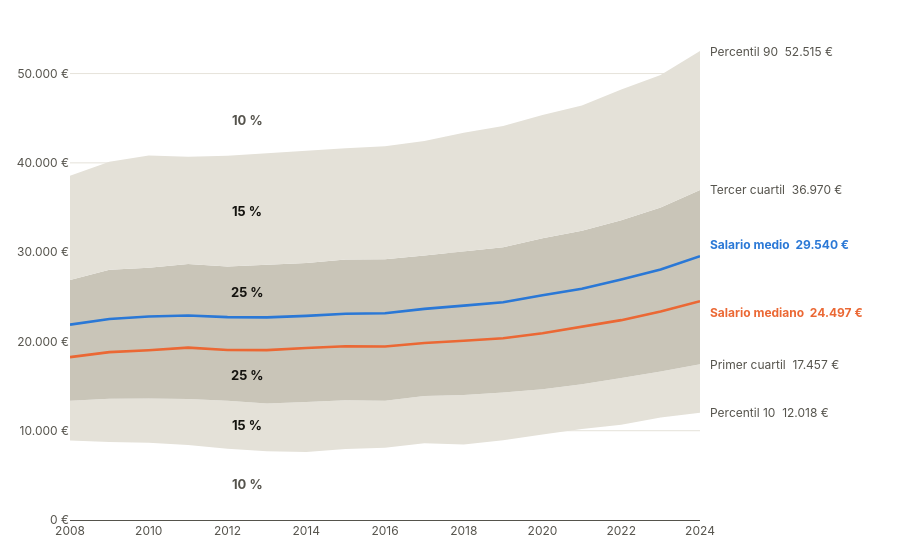

Notebook code cell kept with this figure:
### Markdown cell above
## 4. Gráfico

- **Franjas:** las claras van del percentil 10 al primer cuartil y del tercer cuartil al percentil 90 (un 15 % de los asalariados cada una); la oscura, del primer al tercer cuartil (el 50 %, que la mediana parte en dos mitades del 25 %). Por debajo del percentil 10 y por encima del 90 queda un 10 % en cada extremo. El porcentaje va escrito en el centro de cada franja.
- **Líneas:** la mediana en naranja y la media en azul.
- **Etiquetas directas** a la derecha, con el valor de 2024, para no necesitar leyenda.
- **Interacción:** al pasar el ratón por un año, un recuadro muestra los seis valores de ese año, ordenados de mayor a menor.
- El eje vertical empieza en 0 porque son euros: así la altura de cada franja es proporcional a la diferencia real de sueldos.

### Code cell
x = nac.index
fig = go.Figure()

# Franjas (sin recuadro al pasar el ratón: los valores salen en las líneas de abajo)
fig.add_trace(go.Scatter(x=x, y=nac.p10, mode="lines", line=dict(width=0), hoverinfo="skip", showlegend=False))
fig.add_trace(go.Scatter(x=x, y=nac.q1, mode="lines", line=dict(width=0), fill="tonexty",
                         fillcolor=BANDA_CLARA, hoverinfo="skip", showlegend=False))
fig.add_trace(go.Scatter(x=x, y=nac.q3, mode="lines", line=dict(width=0), fill="tonexty",
                         fillcolor=BANDA_OSCURA, hoverinfo="skip", showlegend=False))
fig.add_trace(go.Scatter(x=x, y=nac.p90, mode="lines", line=dict(width=0), fill="tonexty",
                         fillcolor=BANDA_CLARA, hoverinfo="skip", showlegend=False))

# Valores al pasar el ratón. Plotly los lista en orden inverso al de las capas,
# así que se añaden de menor a mayor para que el recuadro salga de mayor a menor.
series = [("p90", "Percentil 90", TINTA2, 0), ("q3", "Tercer cuartil", TINTA2, 0),
          ("media", "Salario medio", AZUL, 2.6), ("mediana", "Salario mediano", NARANJA, 2.6),
          ("q1", "Primer cuartil", TINTA2, 0), ("p10", "Percentil 10", TINTA2, 0)]
for col, nombre, color, grosor in reversed(series):
    fig.add_trace(go.Scatter(
        x=x, y=nac[col], name=nombre, mode="lines", showlegend=False,
        line=dict(color=color, width=grosor if grosor else 0.01),
        hovertemplate=f"{nombre}: %{{y:,.0f}} €<extra></extra>"))

# Etiquetas directas a la derecha (2024)
anot = []
desplaza = {"media": 1300, "mediana": -1300}
for col, nombre, color, grosor in series:
    v = nac.loc[2024, col]
    anot.append(dict(x=2024, y=v + desplaza.get(col, 0), xanchor="left", xshift=8, showarrow=False,
                     text=(f"<b>{nombre}  {euros(v)}</b>" if grosor else f"{nombre}  {euros(v)}"),
                     font=dict(size=12, color=color)))

# Porcentaje de asalariados en cada franja, escrito en su centro (año 2012)
f = nac.loc[2012]
rotulos = [(f.p10 / 2, "10 %", TINTA2), ((f.p10 + f.q1) / 2, "15 %", TINTA),
           ((f.q1 + f.mediana) / 2, "25 %", TINTA), ((f.media + f.q3) / 2, "25 %", TINTA),
           ((f.q3 + f.p90) / 2, "15 %", TINTA), (f.p90 + 4000, "10 %", TINTA2)]
for y, texto, color in rotulos:
    anot.append(dict(x=2012.5, y=y, text=f"<b>{texto}</b>", showarrow=False, font=dict(size=13, color=color)))

fig.update_layout(
    annotations=anot,
    xaxis=dict(range=[2008, 2024], dtick=2, showgrid=False, zeroline=False, linecolor=TINTA2,
               fixedrange=True, hoverformat="d"),
    yaxis=dict(range=[0, 56000], dtick=10000, tickformat=",.0f", ticksuffix=" €", gridcolor="#E6E3DA",
               zeroline=False, fixedrange=True),
    hovermode="x unified", hoverlabel=dict(font_size=13, bgcolor="white", bordercolor=GRIS),
    font=dict(family="Inter, system-ui, -apple-system, Segoe UI, sans-serif", color=TINTA2, size=12),
    paper_bgcolor="white", plot_bgcolor="white", height=560, separators=",.",
    margin=dict(l=70, r=200, t=20, b=40),
)
fig.show(config={"displaylogo": False})

### Figure 1 — Plotly figure (JSON) as saved in the notebook; plotly's stock layout.template omitted (floating-point values rounded to 4 significant figures)
{"data": [{"hoverinfo": "skip", "line": {"width": 0}, "mode": "lines", "showlegend": false, "type": "scatter", "x": [2008, 2009, 2010, 2011, 2012, 2013, 2014, 2015, 2016, 2017, 2018, 2019, 2020, 2021, 2022, 2023, 2024], "y": [8904.0, 8723.0, 8644.0, 8402.0, 7979.0, 7692.0, 7626.0, 7962.0, 8095.0, 8584.0, 8457.0, 8943.0, 9587.0, 10190.0, 10660.0, 11470.0, 12020.0]}, {"fill": "tonexty", "fillcolor": "#E4E1D8", "hoverinfo": "skip", "line": {"width": 0}, "mode": "lines", "showlegend": false, "type": "scatter", "x": [2008, 2009, 2010, 2011, 2012, 2013, 2014, 2015, 2016, 2017, 2018, 2019, 2020, 2021, 2022, 2023, 2024], "y": [13340.0, 13590.0, 13600.0, 13550.0, 13370.0, 13040.0, 13220.0, 13410.0, 13370.0, 13900.0, 14000.0, 14270.0, 14640.0, 15220.0, 15910.0, 16630.0, 17460.0]}, {"fill": "tonexty", "fillcolor": "#C9C5B8", "hoverinfo": "skip", "line": {"width": 0}, "mode": "lines", "showlegend": false, "type": "scatter", "x": [2008, 2009, 2010, 2011, 2012, 2013, 2014, 2015, 2016, 2017, 2018, 2019, 2020, 2021, 2022, 2023, 2024], "y": [26870.0, 28020.0, 28260.0, 28660.0, 28400.0, 28560.0, 28780.0, 29160.0, 29190.0, 29630.0, 30060.0, 30560.0, 31550.0, 32390.0, 33560.0, 34990.0, 36970.0]}, {"fill": "tonexty", "fillcolor": "#E4E1D8", "hoverinfo": "skip", "line": {"width": 0}, "mode": "lines", "showlegend": false, "type": "scatter", "x": [2008, 2009, 2010, 2011, 2012, 2013, 2014, 2015, 2016, 2017, 2018, 2019, 2020, 2021, 2022, 2023, 2024], "y": [38560.0, 40120.0, 40810.0, 40680.0, 40810.0, 41110.0, 41350.0, 41650.0, 41860.0, 42450.0, 43380.0, 44130.0, 45360.0, 46430.0, 48220.0, 49840.0, 52520.0]}, {"hovertemplate": "Percentil 10: %{y:,.0f} €<extra></extra>", "line": {"color": "#55534C", "width": 0.01}, "mode": "lines", "name": "Percentil 10", "showlegend": false, "type": "scatter", "x": [2008, 2009, 2010, 2011, 2012, 2013, 2014, 2015, 2016, 2017, 2018, 2019, 2020, 2021, 2022, 2023, 2024], "y": [8904.0, 8723.0, 8644.0, 8402.0, 7979.0, 7692.0, 7626.0, 7962.0, 8095.0, 8584.0, 8457.0, 8943.0, 9587.0, 10190.0, 10660.0, 11470.0, 12020.0]}, {"hovertemplate": "Primer cuartil: %{y:,.0f} €<extra></extra>", "line": {"color": "#55534C", "width": 0.01}, "mode": "lines", "name": "Primer cuartil", "showlegend": false, "type": "scatter", "x": [2008, 2009, 2010, 2011, 2012, 2013, 2014, 2015, 2016, 2017, 2018, 2019, 2020, 2021, 2022, 2023, 2024], "y": [13340.0, 13590.0, 13600.0, 13550.0, 13370.0, 13040.0, 13220.0, 13410.0, 13370.0, 13900.0, 14000.0, 14270.0, 14640.0, 15220.0, 15910.0, 16630.0, 17460.0]}, {"hovertemplate": "Salario mediano: %{y:,.0f} €<extra></extra>", "line": {"color": "#EB6834", "width": 2.6}, "mode": "lines", "name": "Salario mediano", "showlegend": false, "type": "scatter", "x": [2008, 2009, 2010, 2011, 2012, 2013, 2014, 2015, 2016, 2017, 2018, 2019, 2020, 2021, 2022, 2023, 2024], "y": [18240.0, 18800.0, 19020.0, 19300.0, 19040.0, 19030.0, 19260.0, 19470.0, 19430.0, 19830.0, 20080.0, 20350.0, 20920.0, 21640.0, 22380.0, 23350.0, 24500.0]}, {"hovertemplate": "Salario medio: %{y:,.0f} €<extra></extra>", "line": {"color": "#2A78D6", "width": 2.6}, "mode": "lines", "name": "Salario medio", "showlegend": false, "type": "scatter", "x": [2008, 2009, 2010, 2011, 2012, 2013, 2014, 2015, 2016, 2017, 2018, 2019, 2020, 2021, 2022, 2023, 2024], "y": [21880.0, 22510.0, 22790.0, 22900.0, 22730.0, 22700.0, 22860.0, 23110.0, 23160.0, 23650.0, 24010.0, 24400.0, 25170.0, 25900.0, 26950.0, 28050.0, 29540.0]}, {"hovertemplate": "Tercer cuartil: %{y:,.0f} €<extra></extra>", "line": {"color": "#55534C", "width": 0.01}, "mode": "lines", "name": "Tercer cuartil", "showlegend": false, "type": "scatter", "x": [2008, 2009, 2010, 2011, 2012, 2013, 2014, 2015, 2016, 2017, 2018, 2019, 2020, 2021, 2022, 2023, 2024], "y": [26870.0, 28020.0, 28260.0, 28660.0, 28400.0, 28560.0, 28780.0, 29160.0, 29190.0, 29630.0, 30060.0, 30560.0, 31550.0, 32390.0, 33560.0, 34990.0, 36970.0]}, {"hovertemplate": "Percentil 90: %{y:,.0f} €<extra></extra>", "line": {"color": "#55534C", "width": 0.01}, "mode": "lines", "name": "Percentil 90", "showlegend": false, "type": "scatter", "x": [2008, 2009, 2010, 2011, 2012, 2013, 2014, 2015, 2016, 2017, 2018, 2019, 2020, 2021, 2022, 2023, 2024], "y": [38560.0, 40120.0, 40810.0, 40680.0, 40810.0, 41110.0, 41350.0, 41650.0, 41860.0, 42450.0, 43380.0, 44130.0, 45360.0, 46430.0, 48220.0, 49840.0, 52520.0]}], "layout": {"annotations": [{"font": {"color": "#55534C", "size": 12}, "showarrow": false, "text": "Percentil 90  52.515 €", "x": 2024, "xanchor": "left", "xshift": 8, "y": 52520.0}, {"font": {"color": "#55534C", "size": 12}, "showarrow": false, "text": "Tercer cuartil  36.970 €", "x": 2024, "xanchor": "left", "xshift": 8, "y": 36970.0}, {"font": {"color": "#2A78D6", "size": 12}, "showarrow": false, "text": "<b>Salario medio  29.540 €</b>", "x": 2024, "xanchor": "left", "xshift": 8, "y": 30840.0}, {"font": {"color": "#EB6834", "size": 12}, "showarrow": false, "text": "<b>Salario mediano  24.497 €</b>", "x": 2024, "xanchor": "left", "xshift": 8, "y": 23200.0}, {"font": {"color": "#55534C", "size": 12}, "showarrow": false, "text": "Primer cuartil  17.457 €", "x": 2024, "xanchor": "left", "xshift": 8, "y": 17460.0}, {"font": {"color": "#55534C", "size": 12}, "showarrow": false, "text": "Percentil 10  12.018 €", "x": 2024, "xanchor": "left", "xshift": 8, "y": 12020.0}, {"font": {"color": "#55534C", "size": 13}, "showarrow": false, "text": "<b>10 %</b>", "x": 2012.0, "y": 3990.0}, {"font": {"color": "#14130F", "size": 13}, "showarrow": false, "text": "<b>15 %</b>", "x": 2012.0, "y": 10670.0}, {"font": {"color": "#14130F", "size": 13}, "showarrow": false, "text": "<b>25 %</b>", "x": 2012.0, "y": 16210.0}, {"font": {"color": "#14130F", "size": 13}, "showarrow": false, "text": "<b>25 %</b>", "x": 2012.0, "y": 25560.0}, {"font": {"color": "#14130F", "size": 13}, "showarrow": false, "text": "<b>15 %</b>", "x": 2012.0, "y": 34600.0}, {"font": {"color": "#55534C", "size": 13}, "showarrow": false, "text": "<b>10 %</b>", "x": 2012.0, "y": 44810.0}], "font": {"color": "#55534C", "family": "Inter, system-ui, -apple-system, Segoe UI, sans-serif", "size": 12}, "height": 560, "hoverlabel": {"bgcolor": "white", "bordercolor": "#D9D6CC", "font": {"size": 13}}, "hovermode": "x unified", "margin": {"b": 40, "l": 70, "r": 200, "t": 20}, "paper_bgcolor": "white", "plot_bgcolor": "white", "separators": ",.", "xaxis": {"dtick": 2, "fixedrange": true, "hoverformat": "d", "linecolor": "#55534C", "range": [2008, 2024], "showgrid": false, "zeroline": false}, "yaxis": {"dtick": 10000, "fixedrange": true, "gridcolor": "#E6E3DA", "range": [0, 56000], "tickformat": ",.0f", "ticksuffix": " €", "zeroline": false}}}
